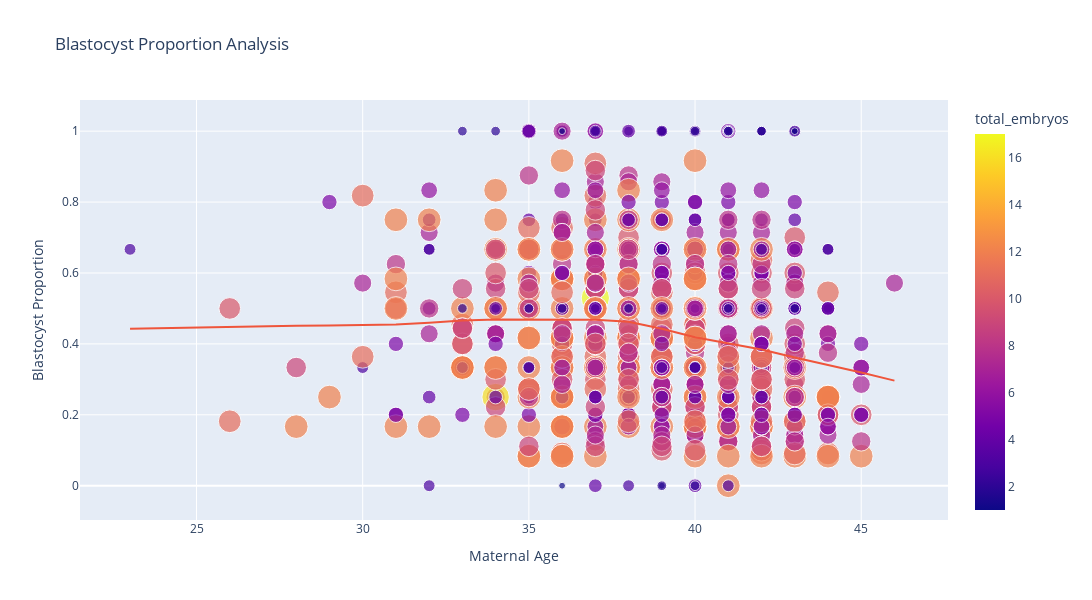

Notebook code for this chart:
### Code cell
# === Plot interattivo (Plotly) ===
fig = generate_interactive_plot(patient_data, save_dir=OUTPUT_DIR, show=True)

### Figure 1 — Plotly figure (JSON) as saved in the notebook; plotly's stock layout.template omitted (floating-point values rounded to 4 significant figures; data arrays with more than 128 entries replaced by an {"elided": "..."} marker saying what was removed)
{"data": [{"customdata": {"elided": "836x1 int values"}, "hovertemplate": "Maternal Age=%{x}<br>Blastocyst Proportion=%{y}<br>total_embryos=%{marker.color}<br>patient_id=%{customdata[0]}<extra></extra>", "legendgroup": "", "marker": {"color": {"elided": "836 int values"}, "coloraxis": "coloraxis", "size": {"elided": "836 int values"}, "sizemode": "area", "sizeref": 0.0425, "symbol": "circle"}, "mode": "markers", "name": "", "orientation": "v", "showlegend": false, "type": "scatter", "x": {"elided": "836 int values"}, "xaxis": "x", "y": {"elided": "836 float values"}, "yaxis": "y"}, {"hovertemplate": "<b>LOWESS trendline</b><br><br>Maternal Age=%{x}<br>Blastocyst Proportion=%{y} <b>(trend)</b><extra></extra>", "legendgroup": "", "marker": {"symbol": "circle"}, "mode": "lines", "name": "", "showlegend": false, "type": "scatter", "x": {"elided": "836 int values"}, "xaxis": "x", "y": {"elided": "836 float values"}, "yaxis": "y"}], "layout": {"coloraxis": {"colorbar": {"title": {"text": "total_embryos"}}, "colorscale": [[0, "#0d0887"], [0.1111, "#46039f"], [0.2222, "#7201a8"], [0.3333, "#9c179e"], [0.4444, "#bd3786"], [0.5556, "#d8576b"], [0.6667, "#ed7953"], [0.7778, "#fb9f3a"], [0.8889, "#fdca26"], [1, "#f0f921"]]}, "height": 600, "legend": {"itemsizing": "constant", "tracegroupgap": 0}, "title": {"text": "Blastocyst Proportion Analysis"}, "width": 1200, "xaxis": {"anchor": "y", "domain": [0, 1], "title": {"text": "Maternal Age"}}, "yaxis": {"anchor": "x", "domain": [0, 1], "title": {"text": "Blastocyst Proportion"}}}}
